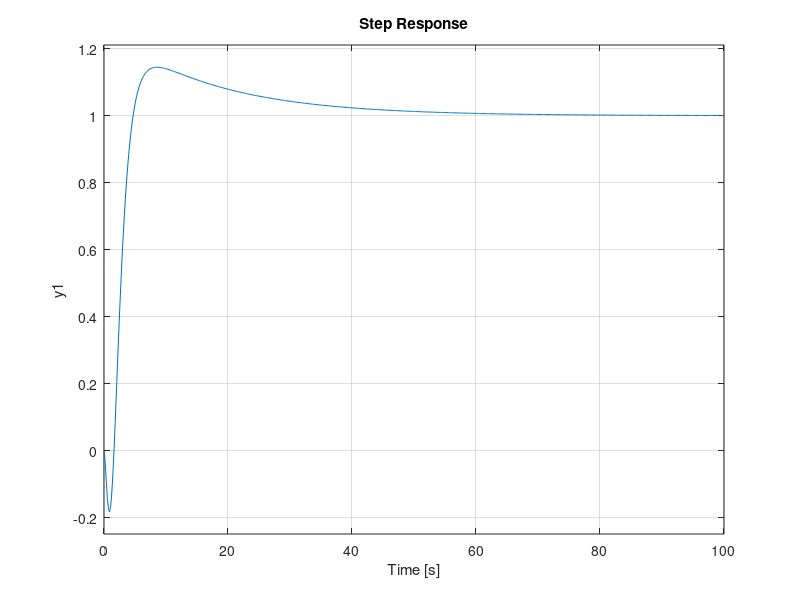
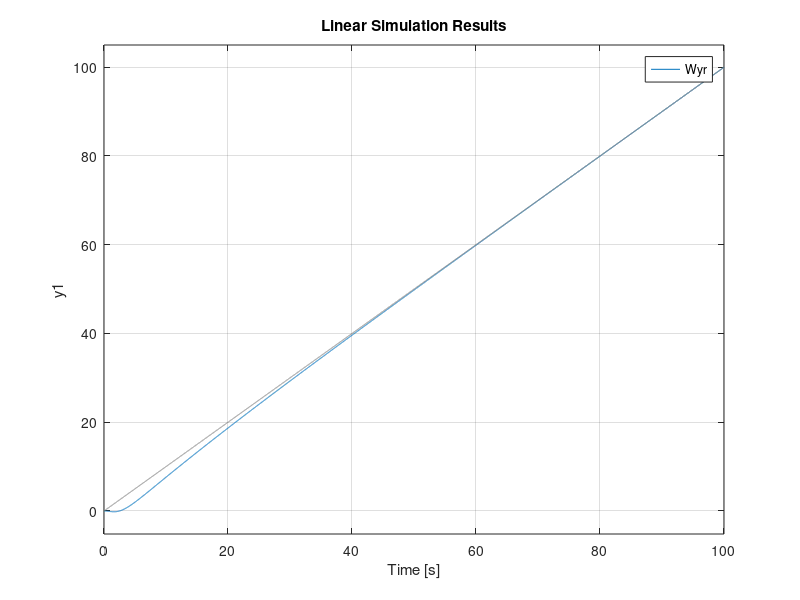
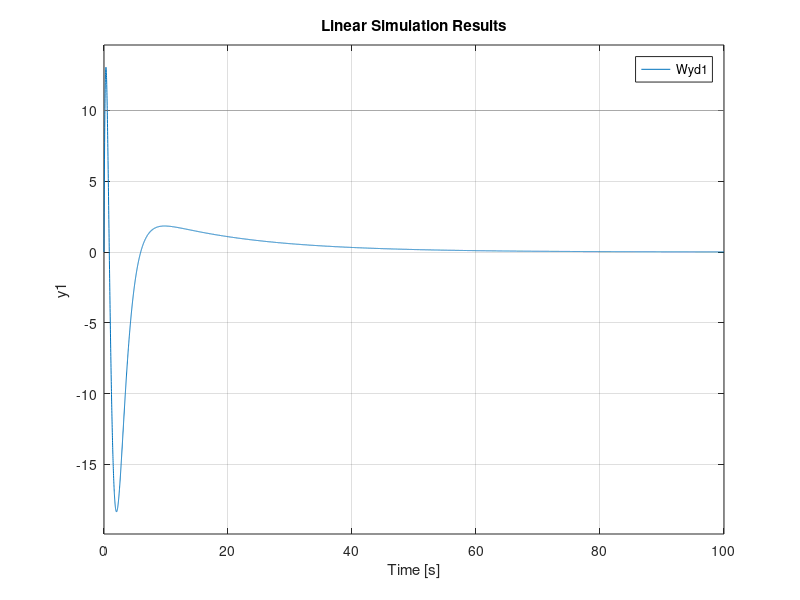

The MATLAB script that drew these images, in order:
% Esercitazione Controlli Automatici 2024

% Specifiche del controllore C(s):
% - Errore a regime < 10% per riferimento a rampa
% - Overshoot <= 20%
% - Tempo di assestamento t_s il più piccolo possibile
% - Design per controllare asintoticamente un
%   disturbo sull'impianto d1 = 10

clc;
clearvars;
close all;

s = tf("s");
P = 10 * (s - 1) / (s^2 + 4 * s + 8);

% Design del filtro H(s) per controllare asintoticamente un
% disturbo sull'impianto d1 = 10
H = 1; % retroazione unitaria

% figure;
% bode(H);
% grid on;

% Errore a regime nullo per riferimento a rampa.
% Inserisco un doppio polo nell'origine nella P(w), in questo modo
% otteniamo e_ss = 0. Inoltre con questa aggiunta applichiamo anche
% la reiezione del disturbo sull'impianto d1
h = 2;
C1 = 1 / s^h;
% controlSystemDesigner(P, C1);

% Dopo un'analisi a tentativi il controllore che rispetta meglio
% le specifiche richieste è il seguente:
C = -0.012574 * (1 + 20 * s) * C1;
L = C * P * H;

% figure;
% margin(L);
% grid on;
% 
% figure;
% rlocus(L);
% grid on;
% 
% figure;
% nyquist(L);
% grid on;

% Overshoot 14.5%
Wyr = minreal(P * C / (1 + L));

figure;
step(Wyr);
grid on;

% Simulazione del sistema per riferimento a rampa e
% disturbo sull'impianto d1
Ts = 0.01;
t = 0:Ts:100;
d1 = 10 * ones(length(t), 1)';
ramp = t;

figure;
lsim(Wyr, ramp, t);
grid on;

Wyd1 = minreal(P / (1 + L));

figure;
lsim(Wyd1, d1, t);
grid on;













